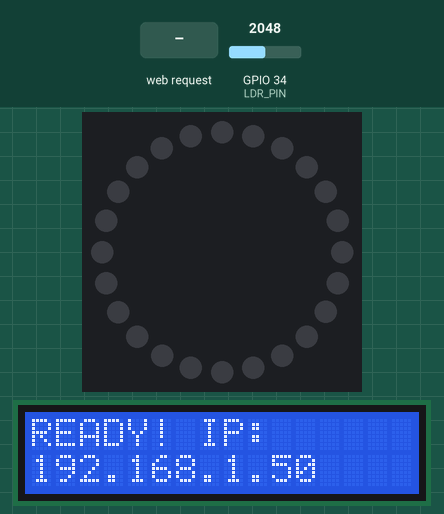
A sketch run on a simulated ESP32. Shown: 24 RGB LEDs in a ring, first at the top, clockwise, 16×2 character LCD. The test bench sets the inputs (shaded band); at power-on: GPIO 34 (LDR_PIN) = 2048. Dim RGB values are drawn brighter than linear; WiFi joins after 1.5 s; servers stay silent unless stated; what the sketch prints to the serial monitor is not drawn.

Above: at 1.7 s.
At 7.8 s:
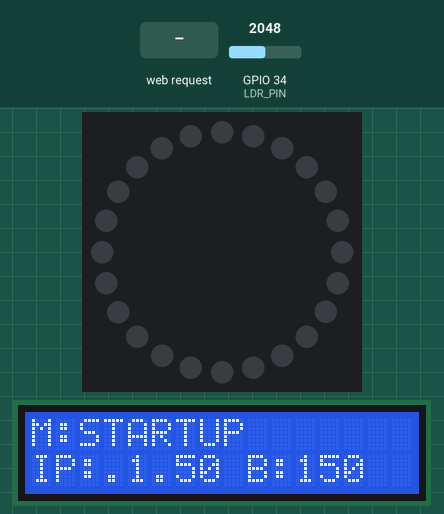
7.9 s: GPIO 34 (LDR_PIN) set to 2963
9.4 s: GPIO 34 (LDR_PIN) set to 3055
10.9 s: HTTP request GET /gesture?mode=SUNNY received
At 11.4 s:
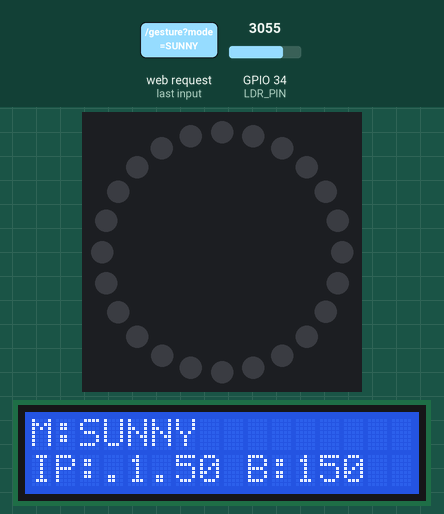
12.4 s: HTTP request GET /gesture?mode=DARK received
At 13.6 s:
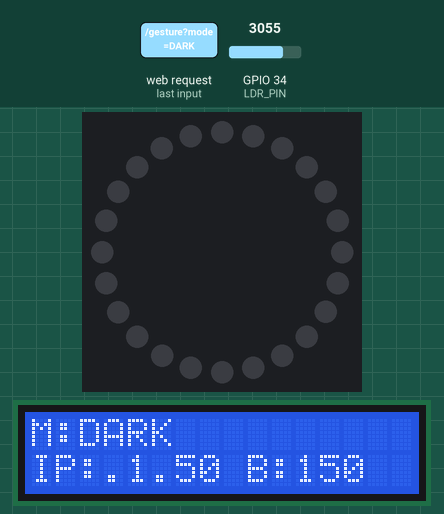
13.9 s: GPIO 34 (LDR_PIN) set to 3181
At 14.5 s:
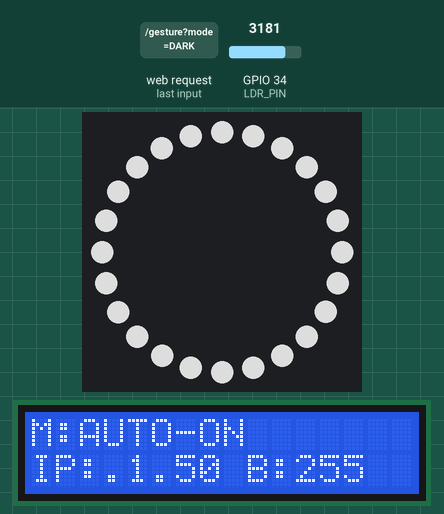
15.6 s: HTTP request GET /gesture?mode=OFF received
At 16.2 s:
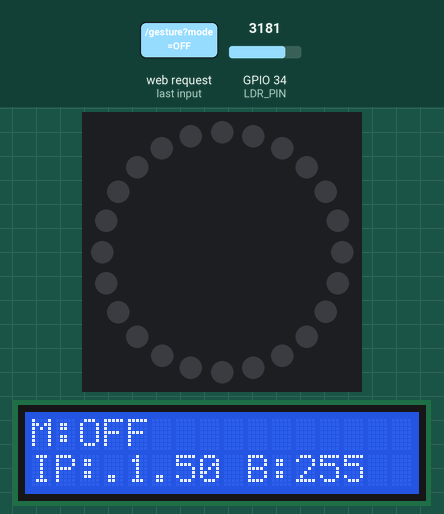
Timing chart, 0 to 18.1 s (numbered marks = the images above; inputs shaded):
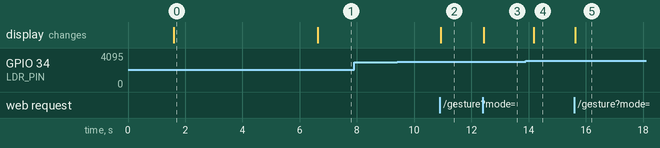

The sketch:

esp32_controller.ino
```cpp
/*
 * LightControl — Fully Integrated Smart Controller
 * ================================================
 */

#include <WiFi.h>
#include <WebServer.h>
#include <Adafruit_NeoPixel.h>
#include <Wire.h>
#include <LiquidCrystal_I2C.h>

// ── WiFi Credentials ──────────────────────────────────────────
const char* WIFI_SSID = "Zenk1k0";
const char* WIFI_PASS = "092567088";

// ── Pins & Hardware ───────────────────────────────────────────
#define LED_PIN     13
#define LDR_PIN     34
#define LED_COUNT   24
Adafruit_NeoPixel ring(LED_COUNT, LED_PIN, NEO_GRB + NEO_KHZ800);
LiquidCrystal_I2C lcd(0x27, 16, 2);
WebServer server(80);

// ── Thresholds ────────────────────────────────────────────────
#define THRESH_DARK    800   // Correct: Low value = Dark
#define THRESH_SUNNY   3000  // Correct: High value = Sunny
#define HYSTERESIS     150
#define LDR_INTERVAL   500

// ── Global State ──────────────────────────────────────────────
String currentMode     = "STARTUP";
String lightLabel      = "---";
int    rawLDR          = 0;
int    lastRawLDR      = 0;
int    autoBrightness  = 150;
bool   manualOverride  = false;
bool   rainbowActive   = false;
int    rainbowHue      = 0;
unsigned long lastLDRRead = 0;

// ══════════════════════════════════════════════════════════════
// SMART LDR LOGIC
// ══════════════════════════════════════════════════════════════

void readLDRAndAdjust() {
  int currentRead = analogRead(LDR_PIN);

  if (abs(currentRead - lastRawLDR) > HYSTERESIS) {
    rawLDR = currentRead;
    lastRawLDR = rawLDR;
    String prevLabel = lightLabel;

    // CORRECTED LOGIC: < is DARK, > is SUNNY
    if (rawLDR < THRESH_DARK)       lightLabel = "SUNNY";
    else if (rawLDR > THRESH_SUNNY)  lightLabel = "DARK";
    else                             lightLabel = "NORMAL";

    if (lightLabel != prevLabel) {
      manualOverride = false;

      if (lightLabel == "SUNNY") {
        currentMode = "AUTO-OFF";
        ledsOff();
      }
      else if (lightLabel == "DARK") {
        currentMode = "AUTO-ON";
        autoBrightness = 255;
        ledsWhite();
      }

      ring.setBrightness(autoBrightness);
      updateLCD();
      Serial.printf("[LDR] %s (%d) | Mode: %s\n", lightLabel.c_str(), rawLDR, currentMode.c_str());
    }
  }
}

// ══════════════════════════════════════════════════════════════
// LED & LCD HELPERS
// ══════════════════════════════════════════════════════════════

void ledsOff() { rainbowActive = false; ring.clear(); ring.show(); }
void ledsWhite() {
  rainbowActive = false;
  for(int i=0; i<LED_COUNT; i++) ring.setPixelColor(i, ring.Color(255, 255, 255));
  ring.show();
}

void updateLCD() {
  lcd.clear();
  lcd.setCursor(0, 0);
  lcd.print("M:"); lcd.print(currentMode);
  lcd.setCursor(0, 1);
  lcd.print("IP:"); lcd.print(WiFi.localIP().toString().substring(7)); // Shows last part of IP
  lcd.print(" B:"); lcd.print(autoBrightness);
}

void updateRainbow() {
  for (int i = 0; i < LED_COUNT; i++) {
    int pixelHue = rainbowHue + (i * 65536L / LED_COUNT);
    ring.setPixelColor(i, ring.gamma32(ring.ColorHSV(pixelHue)));
  }
  ring.show();
  rainbowHue += 256;
}

// ══════════════════════════════════════════════════════════════
// WEB SERVER
// ══════════════════════════════════════════════════════════════

void applyMode(String mode) {
  mode.toUpperCase();
  currentMode = mode;
  manualOverride = true;
  ring.setBrightness(autoBrightness);

  if (mode == "OFF") ledsOff();
  else if (mode == "WHITE") ledsWhite();
  else if (mode == "RED") { rainbowActive = false; for(int i=0; i<LED_COUNT; i++) ring.setPixelColor(i, ring.Color(255, 0, 0)); }
  else if (mode == "GREEN") { rainbowActive = false; for(int i=0; i<LED_COUNT; i++) ring.setPixelColor(i, ring.Color(0, 255, 0)); }
  else if (mode == "BLUE") { rainbowActive = false; for(int i=0; i<LED_COUNT; i++) ring.setPixelColor(i, ring.Color(0, 0, 255)); }
  else if (mode == "RAINBOW") { rainbowActive = true; rainbowHue = 0; }

  if (!rainbowActive) ring.show();
  updateLCD();
  server.send(200, "text/plain", "OK");
}

void handleGesture() {
  if (server.hasArg("mode")) applyMode(server.arg("mode"));
  else server.send(400, "text/plain", "No mode");
}

// ══════════════════════════════════════════════════════════════
// SETUP & LOOP
// ══════════════════════════════════════════════════════════════

void setup() {
  Serial.begin(115200);
  ring.begin();
  ring.show();

  Wire.begin(21, 22);
  lcd.init();
  lcd.backlight();
  lcd.print("WiFi Connect...");

  WiFi.begin(WIFI_SSID, WIFI_PASS);
  while (WiFi.status() != WL_CONNECTED) { delay(500); Serial.print("."); }

  // This part ensures the IP stays visible for 5 seconds on boot
  lcd.clear();
  lcd.print("READY! IP:");
  lcd.setCursor(0, 1);
  lcd.print(WiFi.localIP());
  Serial.print("Controller IP: ");
  Serial.println(WiFi.localIP());
  delay(5000);

  server.on("/gesture", handleGesture);
  server.begin();
  readLDRAndAdjust();
}

void loop() {
  server.handleClient();
  if (millis() - lastLDRRead > LDR_INTERVAL) {
    lastLDRRead = millis();
    readLDRAndAdjust();
  }
  if (rainbowActive) updateRainbow();
}
```

Measured:
- the behaviour switches between 3113 and 3114 on GPIO 34 (LDR_PIN) (found by bisection; images 3 and 4)
- after the input at 7.9 s, every drawn part: stays the same
- after the input at 9.4 s, every drawn part: stays the same
- after the input at 10.9 s, the display: changes at once (image 2)
- after the input at 12.4 s, the display: changes at once (image 3)
- after the input at 13.9 s, the display: changes after 0.27 s (image 4)
- after the input at 15.6 s, the display: changes at once (image 5)
- what the display in image 0 shows lasts 5.0 s, from 1.6 s to 6.6 s
